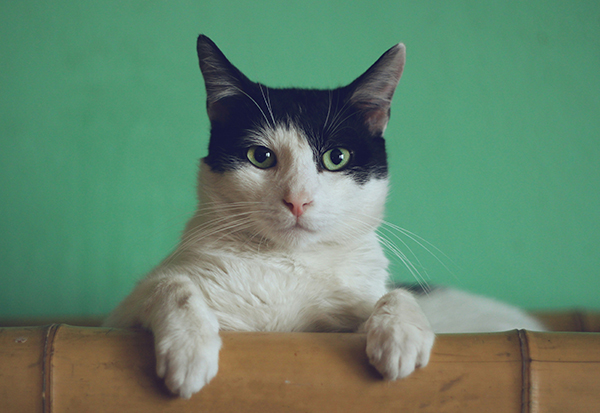
#> input picture images/Cat2.jpg, 600 x 413 px
$ python 'main(1).py'
#> lines starting #> are read from the running program, lines starting #| are printed output that depends on the picture
import cv2 as cv
import numpy as np

img = cv.imread('../images/Cat2.jpg')
#> img is the input picture: shape (413, 600, 3); mean B, G, R 108.4, 133.2, 99.7

cv.imshow('Boston', img)

# Translation
def translate (img, x, y):
    # Create a translation matrix
#> called with x = 100, y = -100
    transMat = np.float32([[1, 0, x], [0, 1, y]])
    dimension = (img.shape[1], img.shape[0])
#> dimension = (600, 413)
    return cv.warpAffine (img, transMat, dimension)
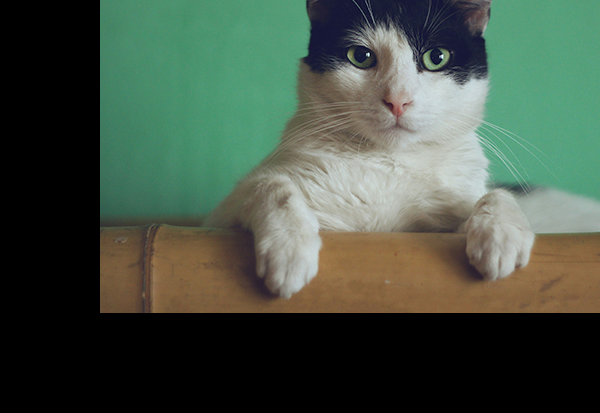
#> returned value: shape (413, 600, 3); mean of channels 0, 1, 2 68.5, 82.1, 68.7; drawn as B, G, R
# -x --> Left
# -y --> Up
#  x --> Right
#  y --> Down
translated = translate (img, 100, -100)
cv.imshow("translated", translated)

cv.waitKey(0)
